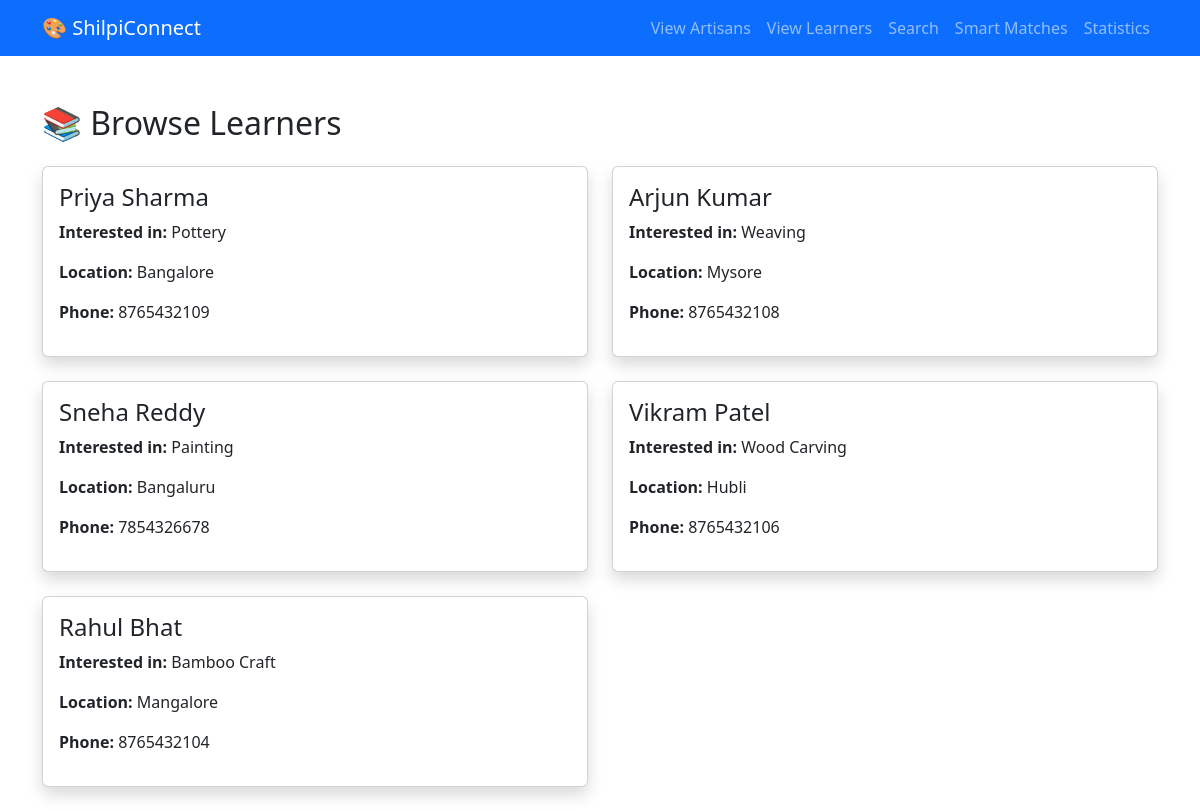
The page /learners on the database its author committed.
### tables this page shows
CREATE TABLE learners (
    id INTEGER PRIMARY KEY AUTOINCREMENT,
    name TEXT NOT NULL,
    interest TEXT NOT NULL,
    location TEXT NOT NULL,
    phone TEXT,
    created_at TIMESTAMP DEFAULT CURRENT_TIMESTAMP
);

### app.py (the view)
@app.route('/learners')
def learners():
    conn = get_db()
    learners = conn.execute('SELECT * FROM learners').fetchall()
    conn.close()
    return render_template('learners.html', learners=learners)

### app.py (called while the page is built)
def get_db():
    conn = sqlite3.connect('shilpiconnect.db')
    conn.row_factory = sqlite3.Row  # This lets us access columns by name
    return conn

### templates/learners.html (shortened to what this page needs)
<!DOCTYPE html>
<html lang="en">
<head>
    <link href="https://cdn.jsdelivr.net/npm/bootstrap@5.3.3/dist/css/bootstrap.min.css" rel="stylesheet">
</head>
<body>
    <nav class="navbar navbar-expand-lg navbar-dark bg-primary">
        <div class="container">
            <a class="navbar-brand" href="/">🎨 ShilpiConnect</a>
            <div class="navbar-nav">
                <a class="nav-link" href="/artisans">View Artisans</a>
                <a class="nav-link" href="/learners">View Learners</a>
                <a class="nav-link" href="/search">Search</a>
                <a class="nav-link" href="/matches">Smart Matches</a>
                <a class="nav-link" href="/stats">Statistics</a>
            </div>
        </div>
    </nav>
    <div class="container mt-5">
        <h2>📚 Browse Learners</h2>
        <div class="row mt-4">
            {% for learner in learners %}
            <div class="col-md-6 mb-4">
                <div class="card shadow">
                    <div class="card-body">
                        <h4>{{ learner['name'] }}</h4>
                        <p><strong>Interested in:</strong> {{ learner['interest'] }}</p>
                        <p><strong>Location:</strong> {{ learner['location'] }}</p>
                        <p><strong>Phone:</strong> {{ learner['phone'] }}</p>
                    </div>
                </div>
            </div>
            {% endfor %}
        </div>
    </div>
</body>
</html>

### rows shown on the page
learners: name "Priya Sharma", interest "Pottery", location "Bangalore", phone "8765432109"
learners: name "Arjun Kumar", interest "Weaving", location "Mysore", phone "8765432108"
learners: name "Sneha Reddy", interest "Painting", location "Bangaluru", phone "7854326678"
learners: name "Vikram Patel", interest "Wood Carving", location "Hubli", phone "8765432106"
learners: name "Rahul Bhat", interest "Bamboo Craft", location "Mangalore", phone "8765432104"
